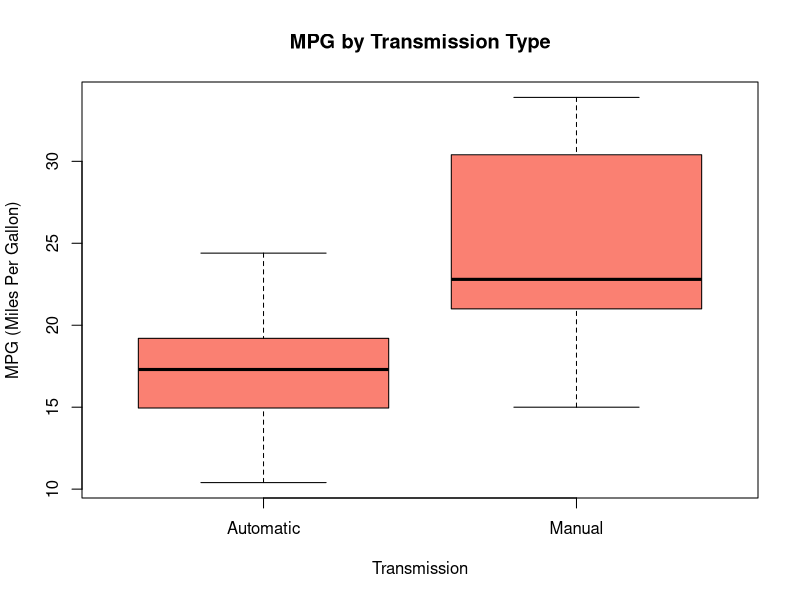
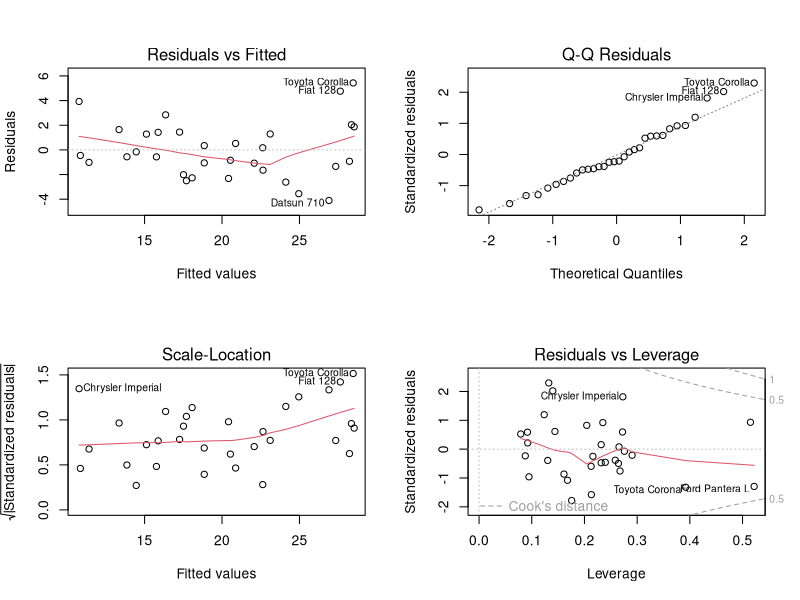

Write R code to recreate these figures, in order.
## ---- chunk 1
data(mtcars)
mtcars$am <- factor(mtcars$am, labels=c("Automatic", "Manual"))
## ---- chunk 2
automaticCars <- mtcars[mtcars$am=="Automatic", ]
manualCars <- mtcars[mtcars$am=="Manual", ]

summary(mtcars$mpg)
summary(automaticCars$mpg)
summary(manualCars$mpg)
## ---- chunk 3
t.test(manualCars$mpg, automaticCars$mpg)
## ---- chunk 4
summary( lm(mpg ~ am, data = mtcars) )
## ---- chunk 5
summary( lm(mpg ~ 0 + am, data = mtcars) )
## ---- chunk 6
 advancedModel <- lm(mpg ~ am + gear + wt + hp + cyl + carb, data = mtcars)
 summary ( lm(mpg ~ am + gear + wt + hp + cyl + carb, data = mtcars) )
## ---- chunk 7
simpleModel <- lm(mpg ~ 0 + am, data = mtcars)
advancedModel <- lm(mpg ~ am + gear + wt + hp + cyl + carb, data = mtcars)

anova(simpleModel, advancedModel)

## ---- chunk 8
boxplot(mpg ~ am, data = mtcars, col = "salmon", 
        main = "MPG by Transmission Type",
        xlab="Transmission", ylab = "MPG (Miles Per Gallon)")
## ---- chunk 9

# par(mfrow=c(2, 2))
# plot(simpleModel)

par(mfrow=c(2, 2))
plot(advancedModel)
